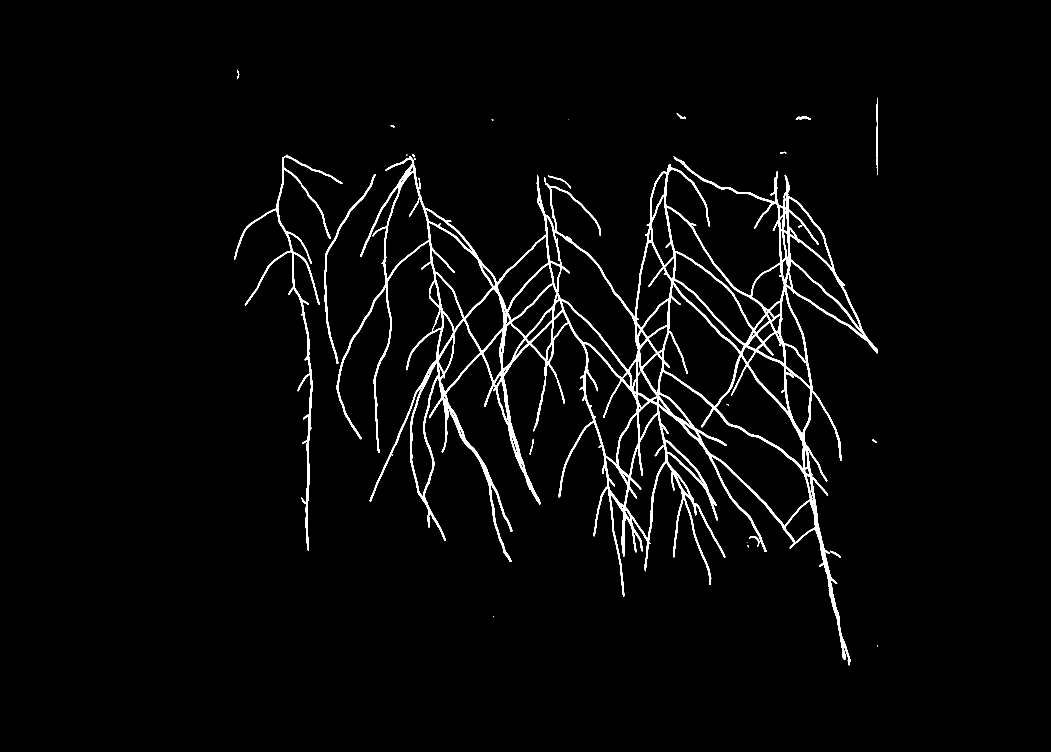
#> input picture temp/overlapping_roots/overlapping_masks/valerian/000_43-18-ROOT1-2023-08-08_pvdCherry_OD001_Col0_01-Fish Eye Corrected_predicted.tif, 4202 x 3006 px (shown at 1/4 size); its folder holds only this picture in this run
$ jupyter execute --allow-errors overlapping_roots_segmentation_Wesley.ipynb
#> lines starting #> are read from the running program, lines starting #| are printed output that depends on the picture
[cell 1]
import cv2
import matplotlib.pyplot as plt
import numpy as np
import networkx as nx
from skan import Skeleton, summarize
import skimage
import glob
from tqdm import tqdm
import pandas as pd
import math

## How it works:
### !MASK SHOULD NOT BE CROPPED - same resolution as the petri dishes images including the white strip
1. Load in mask (remove all small objects that are smaller than an average area of segmented instances)) (load_in_mask - function)
2. Determine primary roots locations (determine_primary_roots_locations - function)
3. Connect close enough starting nodes that lie in the area where seeds are supposed to be, helps with finding the highest starting point and avoiding errors with graphs analysis (connect_close_enough_starting_nodes - function)
    - Get all possible starting nodes for each plant (possible means that they lie in the assumed bounding box where the seed can lie (bounding box is derived from the template that was provided)) (get_all_possible_start_nodes_for_each_plant - function)
    - Finding the node (among all the possible nodes per plant)that is the closest to the center of the area where seeds are supposed to be (get_most_central_starting_node_for_each_plant - function)
    - loop through all the possible nodes for each plant and draw a line to connect it to the one that is closest to the center of the area where seeds are supposed to be
4. Segment primary roots (segmentation - function)
5. Segment lateral roots (colour_lateral_roots_based_on_starting_point - function) (change later)
6. Draw the segmentation on the image (last loop)

## To understand easier here are some images representing the outputs of the several functions:
- plant_bboxes -  image representing the bounding boxes for possible seeds position + the center of the box 'overlapping_roots/images_for_explanation/plants_bboxes.png'
- get_all_possible_start_nodes_for_each_plant - all starting nodes for each plant 'overlapping_roots/images_for_explanation/get_all_possible_start_nodes_for_each_plant.png'
- get_most_central_starting_node_for_each_plant - shows the starting nodes that are the closest to the center per each plant (not the best image - plants that don't have a point do not have a starting point in the bounding box for seeds 'overlapping_roots/images_for_explanation/get_most_central_starting_node_for_each_plant.png'
- determine_primary_roots_locations - primary root slice overlapping_roots/images_for_explanation/determine_primary_roots_locations.png

## Limitations that we have to fix and an image where it is visible
- Lateral root is not detected after removing small objects - overlapping_roots/overlapping_roots_segmented/000_43-18-ROOT1-2023-08-08_pvdCherry_OD001_Col0_01-Fish Eye Corrected_segmented.png
- Plant is present but not in the bounding box -> not detected - overlapping_roots/overlapping_roots_segmented/001_43-18-ROOT1-2023-08-08_pvd_OD001_Col0_02-Fish Eye Corrected_segmented.png
- Lowest node is not from this plant - overlapping_roots/overlapping_roots_segmented/015_43-18-ROOT1-2023-08-08_pvd_OD001_f6h1_02-Fish Eye Corrected_segmented.png
- The shortest path is not the primary root - overlapping_roots/overlapping_roots_segmented/019_43-19-ROOT1-2023-08-08_pvd_OD001_Col0_03-Fish Eye Corrected_segmented.png
- Primary roots is poorly detected as it's cut off in the slice image - overlapping_roots/overlapping_roots_segmented/031_43-18-ROOT1-2023-08-08_pvd_OD0001_col-0_05-Fish Eye Corrected_segmented.png (last plant) / overlapping_roots/overlapping_roots_segmented/001_43-18-ROOT1-2023-08-08_pvd_OD001_Col0_02-Fish Eye Corrected_segmented.png (3rd plant)
- Protrusions from the primary root - overlapping_roots/overlapping_roots_segmented/006_43-17-ROOT1-2023-08-08_mock_pH5_f6h1_02-Fish Eye Corrected_segmented.png

[cell 2]
def load_in_mask(path):

    '''
    Takes in a path to the mask, loads it in, segments it, removes all the object that are smaller than an average area of all segmented instances, transfers the image back to BGR

    Args:
        path: path to an image

    Returns:
        mask wihthout small noise
    '''

    # read the mask
    mask = cv2.imread(path, 0)

    #get the labels and stats
    mask_seeding_position_label = skimage.measure.label(mask).astype('uint8')
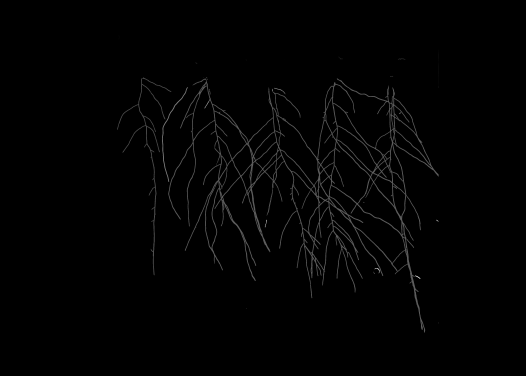
#> mask_seeding_position_label: shape (3006, 4202) (shown at 1/8 size); min 0, max 38, mean 0.3; drawn with min black and max white
    _, template_segmented, stats, _ = cv2.connectedComponentsWithStats(mask_seeding_position_label)
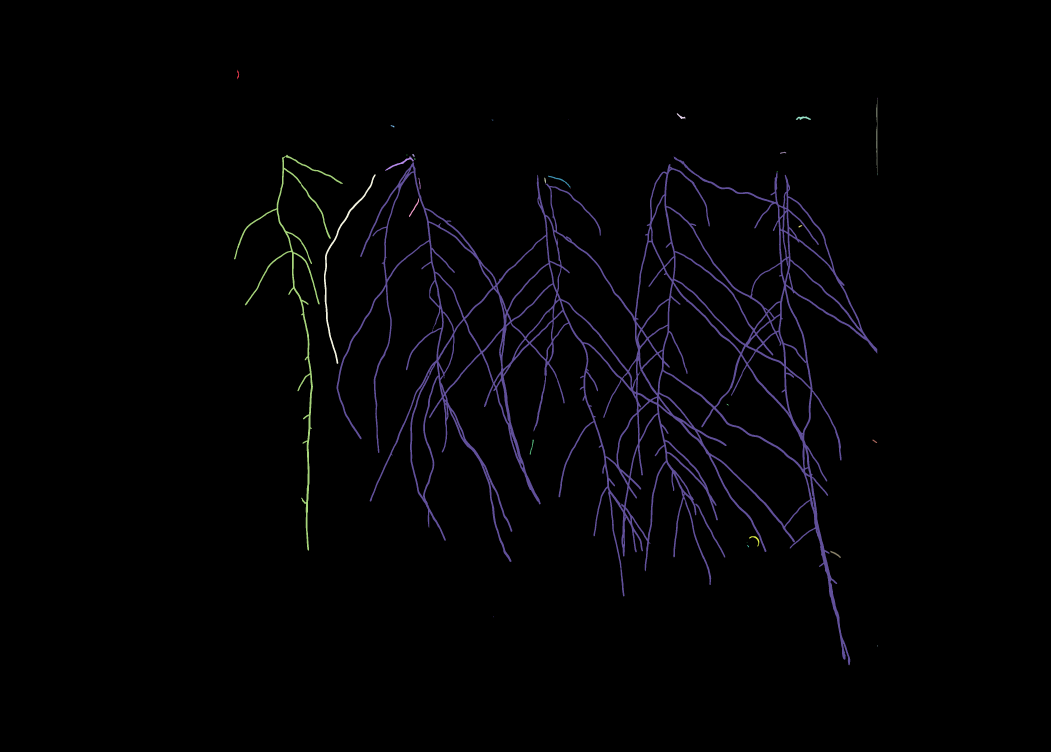
#> template_segmented: shape (3006, 4202) int32 (shown at 1/4 size); 39 distinct labels, from 0 to 38; one colour per label, 0 black
#> stats = 39 rows, first 6: [0, 0, 4202, 3006, 12316997], [949, 279, 8, 38, 136], [3508, 391, 1, 8, 8], [3506, 400, 3, 291, 642], [2707, 452, 34, 25, 245], [3183, 465, 61, 14, 425]

    #remove objects that are smaller than the average area
    template_segmented = skimage.morphology.remove_small_objects(template_segmented, np.mean(stats[1:,4]))

    #transfer image back to BGR
    template_segmented = (template_segmented * 255).astype(np.uint8)
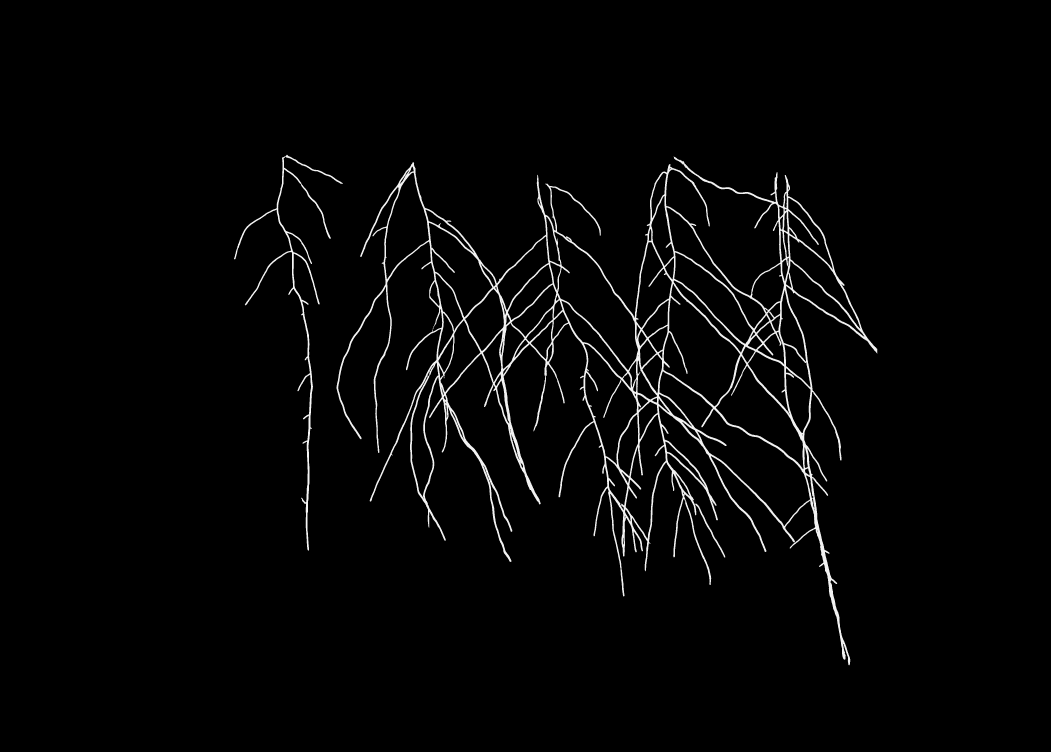
#> template_segmented: shape (3006, 4202) (shown at 1/4 size); min 0, max 245, mean 5.8
    template_segmented = cv2.cvtColor(template_segmented, cv2.COLOR_GRAY2BGR)
#> template_segmented: shape (3006, 4202, 3)

    return template_segmented

[cell 3]
def load_in_seedlings_template(template_path):
    '''

    Args:
        template_path: path to the template with seeds positions

    Returns:
        template of seeds positions that was provided
    '''
    template = cv2.imread(template_path, 0)
    return template

[cell 4]
def get_plants_bboxes(path, template_path):
    '''
    Takes in the paths to the images, finds and returns the bounding boxes for each seed possible position

    Args:
        path: path to a mask
        template_path: path to the template with seeds positions

    Returns:
        an array with the y, y_max, x, x_max coordinates that represent the bounding boxes for each seed possible position
    '''

    # load in images
    mask = load_in_mask(path)
    template = load_in_seedlings_template(template_path)

    # uncomment this and the last line if you want to see where the midpoints are
    # template_reshaped = np.zeros_like(mask)

    # resize and prepare the template (Valerian's way, not the most robust)
    mask_seeding_position = cv2.resize(template, (mask.shape[1], mask.shape[0]))
    mask_seeding_position[mask_seeding_position < 200] = 0
    mask_seeding_position[mask_seeding_position != 0] = 255

    # segment the template to get the bounding boxes for each seed position
    mask_seeding_position_label = skimage.measure.label(mask_seeding_position).astype('uint8')
    _, template_segmented, stats, _ = cv2.connectedComponentsWithStats(mask_seeding_position_label)

    plants = []

    # loop through all the stats, get coordinates, transform them into y, y_max, x, x_max and append to an array
    for segment in stats[1::]:
        mid_x = (segment[0] * 2 + segment[2]) // 2
        mid_y = (segment[1] * 2 + segment[3]) // 2

        plants.append([segment[1],segment[1]+segment[3], segment[0], segment[0]+segment[2]])
        # template_reshaped = cv2.circle(template_reshaped,(mid_x,mid_y), 25, (255,255,255), -1)

    return  plants

[cell 5]
# [23 lines left out: function determine_starting_nodes, not called in this run]

[cell 6]
# [47 lines left out: function get_all_possible_start_nodes_for_each_plant, not called in this run]

[cell 7]
# [57 lines left out: function get_most_central_starting_node_for_each_plant, not called in this run]

[cell 8]
# [44 lines left out: function connect_close_enough_starting_nodes, not called in this run]

[cell 9]
def determine_primary_roots_locations(path, template_path):
    '''
        Based on the location of the bounding boxes in which the seeds are located gets a slice of the mask where the primary root is supposed to be (x min : x max, y min : bottom of the image) and returns the coordinates
    Args:
        path: same
        template_path: same

    Returns:
        return
    '''

    primary_roots_locations = []

    # get the bounding boxes where seeds can be located for each plant
    plants = get_plants_bboxes(path, template_path)

    # loop through all the bounding boxes
    for i in range(1, len(plants)+1):

        if i < len(plants):

            # get the coordinates of the previous plant bounding box
            y1, y2, x1, x2 = plants[i-1]
            # get the coordinates of the current plant bounding box ( only right bound is needed to find the slice that is needed)
            _, _, x_right_bound, _ = plants[i]
            # append the coordinates to the array (the right bound for each plant is the starting coordinate for the next plant -> width slice = from start point of the n's plant to start of the n + 1 plant )
            primary_roots_locations.append([y1,x1,x_right_bound])

        # if it's the last plant the right bound is the right bound of its bounding box
        elif i == len(plants):

            y1, y2, x1, x2 = plants[i-1]
            primary_roots_locations.append([y1,x1, x2])

    return primary_roots_locations

[cell 10]
# [20 lines left out: function draw_root, not called in this run]

[cell 11]
def prepare_data_for_segmentation(path, template_path):
    '''
         Function prepares all the data for the segmentation:
            primary_root - clear image for primary root visulisation
            skeleton - clear image for all roots visualisation
            primary_root_locations - array with the coordinates to slice image and focus on each plant primary root
            start_node_coordinates - array with the coordinates of the most central starting coordinates for each plant
            plant_bboxes - bounding boxes representing the possible locations for seed per each plant
            connected_mask - mask where all the starting nodes that are close enough to the central node for each plant are connected
    Args:
        path: same
        template_path: same

    Returns:

    '''

    # load in the mask
    mask = load_in_mask(path)
    # create empty image to draw the primary root
    primary_root = np.zeros_like(mask)
    # create empty image to draw all the roots
    skeleton = np.zeros_like(mask)

    # get the coordinates that are used to slice the image and focus on each primary root
    primary_roots_locations = determine_primary_roots_locations(path, template_path)

    # get connected mask and transform it to binary for a more accurate skeleton
    connected_mask = connect_close_enough_starting_nodes(path, template_path)
    connected_mask = cv2.cvtColor(connected_mask, cv2.COLOR_BGR2GRAY)
    connected_mask = ((connected_mask > 0) * 1).astype('uint8')

    # get the starting node that is the closest to the center of the bounding box which represents the possible seed location
    start_node_coordinates = get_most_central_starting_node_for_each_plant(path, template_path, mask = connected_mask)
    # get bounding boxes for each plant possible seed location
    plants_bboxes = get_plants_bboxes(path, template_path)

    return primary_root, skeleton, primary_roots_locations, start_node_coordinates, plants_bboxes, connected_mask

[cell 12]
# [32 lines left out: function calc_root_ends, not called in this run]

[cell 13]
# [8 lines left out: function get_x_y, not called in this run]

[cell 14]
# [9 lines left out: function get_x_y_src, not called in this run]

[cell 15]
# [11 lines left out: function get_x_y_dst, not called in this run]

[cell 16]
# [9 lines left out: function calculate_angle, not called in this run]

[cell 17]
def calculate_angle_1(x1, y1, x2, y2):
    delta_x = x2 - x1
    delta_y = y2 - y1

    angle_radians = math.atan2(delta_y, delta_x)

    angle_degrees = math.degrees(angle_radians)
    return angle_degrees

[cell 18]
#test_list = (418, 166, 460, 124)
test_list = (460, 124, 418, 166)
calculate_angle_1(*test_list)

[cell 19]
# [5 lines left out: function is_not_in_order, not called in this run]

[cell 20]
# [65 lines left out: function calc_root_end, not called in this run]

[cell 21]
# [5 lines left out: function are_consecutive, not called in this run]

[cell 22]
def segmentation(path, template_path):
    '''

    Segments root structures from an image based on a provided template.

        The function works through several steps:
        1. Preparing data: It first prepares the data by extracting necessary components like the root
           locations, bounding boxes, and mask of the root system.
        2. Processing each plant: For each detected plant, it processes subsets of the mask to identify
           root structures.
        3. Skeletonization: Applies skeletonization to simplify the root structures into minimal
           representations.
        4. Graph construction: Constructs a graph from the skeletonized image to represent the root
           structures.
        5. Path finding: Uses Dijkstra's algorithm to find the longest path in the graph, representing
           the primary root.
        6. Visualization: Draws the identified primary roots and updates the distances list.

        Parameters:
        - path (str): The file path to the image to be processed.
        - template (str): path to the template

        Returns:
        - primary_root (ndarray): The image with primary roots highlighted.
        - skeleton (ndarray): The skeletonized image of the root system.
        - distances (list): A list of distances along the primary root paths.


    '''

    distances = []
    # prepare needed data
    primary_root, skeleton, primary_roots_locations, start_node_coordinates, plants_bboxes, mask = prepare_data_for_segmentation(path, template_path)


    # loop through all the primary roots locations
    for i, plant in enumerate(primary_roots_locations):

        # slice the image to examine only primary roots (if it's the last plant the slice left bound = the end of the image)
        if i != 4:
            mask_subset = mask[plant[0]::, plant[1]:plant[2]]
        else:
            mask_subset = mask[plant[0]::, plant[1]::]

        #skeletonize mask and get a branch
        mask_subset_skeleton = skimage.morphology.skeletonize(mask_subset)
        mask_subset_skeleton_ob = Skeleton(mask_subset_skeleton)
        mask_subset_branch = summarize(mask_subset_skeleton_ob)


        # get offset for the coordinates to visualise everything on the input image using the coordinates from the slice
        offset_y, _, offset_x, _ = plants_bboxes[i]
        # get the coordinates of the root start for the current plant
        start_x, start_y, _ = start_node_coordinates[i]

        # transform root start coordinates from the input image to the slice coordinates by substracting the offset
        start_x -= offset_x
        start_y -= offset_y

        # get all the end points that can be possible tips of the primary roots and reverse the id, so we go from bottom to top
        unique_last_nodes = mask_subset_branch['node-id-dst'].unique()[::-1]
        end_points = []
        for item in unique_last_nodes:
            if item not in mask_subset_branch['node-id-src'].unique():
                end_points.append(item)


        # if there is no such starting node present in the branch skip this plant
        if len(mask_subset_branch[(mask_subset_branch['image-coord-src-0'] == start_y) & (mask_subset_branch['image-coord-src-1'] == start_x)]['node-id-src']) == 0:
            continue
        # else get the node id by the y and x coordinates
        start_node_id = mask_subset_branch[(mask_subset_branch['image-coord-src-0'] == start_y) & (mask_subset_branch['image-coord-src-1'] == start_x)]['node-id-src'].iloc[0]

        #tranform the branch into nx graph
        G = nx.from_pandas_edgelist(mask_subset_branch, source='node-id-src', target='node-id-dst', edge_attr='branch-distance')


        #try:
        last_node = calc_root_end(mask_subset_branch, G, start_node_id)
        #except:
        #    plt.imshow(mask_subset_skeleton*255)

        #get the last node - assume that it's the tip of the primary root for now
       # last_node = max(G.nodes())

        # sort the nodes list to go from bottom to top
        un_sorted_nodes = list(G.nodes())
        sorted_nodes = sorted(un_sorted_nodes)

        #index for current node
        node_count = -1
        distance = 0
        last_duplicated = False
        # while distance is 0 loop through all nodes to find the first that is connected to the starting node and save the distance
        while distance == 0:

            node_count -= 1
            if nx.has_path(G, start_node_id, last_node):
                distance =  nx.dijkstra_path_length(G, start_node_id, last_node, weight='branch-distance')
           # else:
            #    last_node = sorted_nodes[node_count]

        # if the connection is found
        if distance!=0:

            # get the shortest path from the starting point to the end point
            path = nx.dijkstra_path(G, source=start_node_id, target=last_node, weight='branch-distance')
            # loop through the branch to visualise the root system and if the node is in the path viasualise it as a primary root
            for i in range(len(mask_subset_branch)):
                row = mask_subset_branch.iloc[i]
                end_node = mask_subset_branch["node-id-dst"].iloc[i]
                yx = mask_subset_skeleton_ob.path_coordinates(i)


                skeleton = draw_root(yx, skeleton, offset_x, offset_y, (255, 255, 255))


                if i != (len(mask_subset_branch) - 1):
                    current_row = mask_subset_branch.iloc[i]
                    next_row = mask_subset_branch.iloc[i + 1]
                    if current_row["node-id-src"] == next_row["node-id-src"] and current_row["node-id-dst"] == next_row["node-id-dst"]:

                        if next_row["branch-distance"] > current_row["branch-distance"]:
                            primary_root = draw_root(yx, primary_root, offset_x, offset_y, (0, 255, 0))
                            last_duplicated = True
                            continue
                        else:
                            skeleton = draw_root(yx, skeleton, offset_x, offset_y, (255, 255, 255))
                            continue


                if last_duplicated == True:
                    last_duplicated = False
                    skeleton = draw_root(yx, skeleton, offset_x, offset_y, (255, 255, 255))
                    continue


                if end_node in path:
                    consecutive = are_consecutive(path, mask_subset_branch["node-id-src"].iloc[i], mask_subset_branch["node-id-dst"].iloc[i])

                    if consecutive:
                        primary_root = draw_root(yx, primary_root, offset_x, offset_y, (0, 255, 0))
                    else:
                        skeleton = draw_root(yx, skeleton, offset_x, offset_y, (255, 255, 255))

        distances.append(distance)


    return primary_root, skeleton, distances

[cell 23]
# [64 lines left out: function colour_lateral_roots_based_on_starting_point, not called in this run]

[cell 24]
im_name = "000_43-18-ROOT1-2023-08-08_pvdCherry_OD001_Col0_01-Fish Eye Corrected"
#im_name = "006_43-17-ROOT1-2023-08-08_mock_pH5_f6h1_02-Fish Eye Corrected"
#im_name = "016_43-18-ROOT1-2023-08-08_pvdCherry_OD001_f6h1_01-Fish Eye Corrected"
mask_path = (f"overlapping_masks/valerian/{im_name}_predicted.tif")
#image_name = mask_path[mask_path.rfind('/')+1:mask_path.rfind('_')]
#image_name = image_name.replace("valerian\\", "")

#image_name = "000_43-18-ROOT1-2023-08-08_pvdCherry_OD001_Col0_01-Fish Eye Corrected_segmented"
seeds_path = "seeding_template.tif"

#> (the rest of this cell did not finish here and is left out)

#> (a cell that did not finish here is left out)


#> (a cell that did not finish here is left out)

[cell 27]
# [6 lines left out: function get_main_root, not called in this run]

[cell 28]
# [56 lines left out: function get_root_end, not called in this run]
    #return bottom_root["node-id-dst"].values[0], highest_values

[cell 29]
# [49 lines left out: function get_plants, not called in this run]

[cell 30]
#plt.imshow(get_plants(subset_branch, path, img, 2))

#> (a cell that did not finish here is left out)

#> (a cell that did not finish here is left out)

#> (a cell that did not finish here is left out)

#> (a cell that did not finish here is left out)

#> (a cell that did not finish here is left out)

#> (a cell that did not finish here is left out)

#> (a cell that did not finish here is left out)

#> (a cell that did not finish here is left out)

[cell 39]
400 // 500

#> (a cell that did not finish here is left out)
